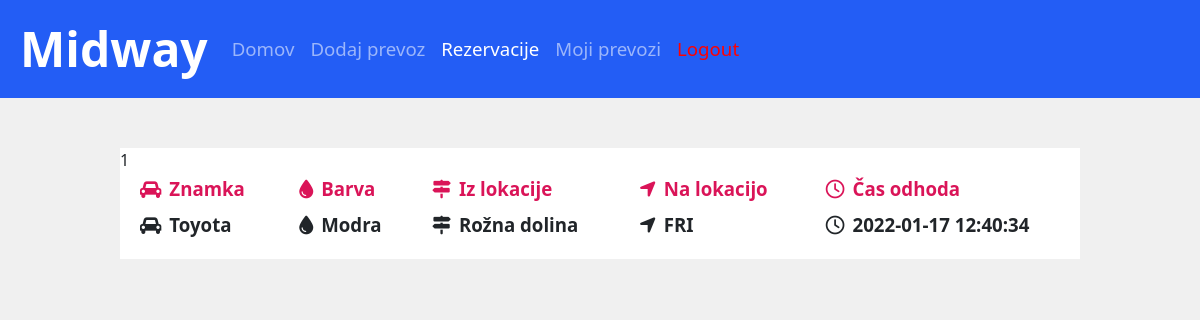
Page /rezervacije.php (signed in) on the earlier database version.
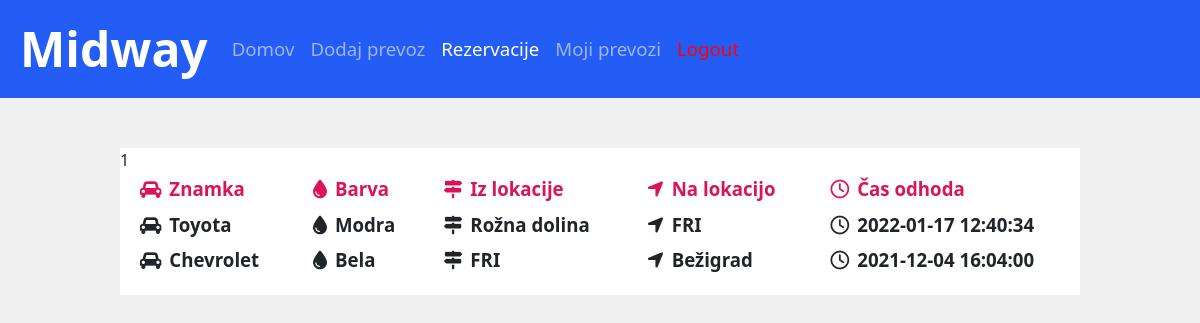
Same page on the later database version.
### tables this page shows
CREATE TABLE `rezervacije` (
  `idrezervacije` int(11) NOT NULL,
  `znamka` varchar(100) DEFAULT NULL,
  `barva` varchar(100) DEFAULT NULL,
  `iz` varchar(100) DEFAULT NULL,
  `v` varchar(100) DEFAULT NULL,
  `cas` datetime DEFAULT NULL,
  `uporabnik_uporabnikid` int(11) NOT NULL
);

### rezervacije.php (the view, shortened to what this page needs)
<!DOCTYPE html>
<html>
  	<head>
		<link href="https://cdn.jsdelivr.net/npm/bootstrap@5.1.3/dist/css/bootstrap.min.css" rel="stylesheet">
		<link rel="stylesheet" type="text/css" href="./style.css" />
		<link rel="stylesheet" href="https://cdnjs.cloudflare.com/ajax/libs/font-awesome/4.7.0/css/font-awesome.min.css">
  	</head>
  	<body>
  	<nav class="navbar navbar-expand-lg navbar-dark bg-dark">
		<a class="navbar-brand">Midway</a>
		<div class="collapse navbar-collapse" id="navbarNavAltMarkup">
			<div class="navbar-nav">
			<a class="nav-item nav-link" href="index.php">Domov</a>
			<a class="nav-item nav-link" href="prevoz.php">Dodaj prevoz</a>
			<a class="nav-item nav-link active" href="rezervacije.php">Rezervacije</a>
			<a class="nav-item nav-link" href="mojiprevozi.php">Moji prevozi</a>
			<a class="nav-item nav-link" href="index.php?logout='1'" style="color:red">Logout</a>
			</div>
		</div>
	</nav>
	<div class="okoliTabele" style="overflow-x: auto;">
  		<div class="table">
	  		<?php
				$servername = "localhost";
				$username = "root";
				$password = "";
				try {
				$conn = new PDO("mysql:host=$servername;dbname=mydb", $username, $password);
				$conn->setAttribute(PDO::ATTR_ERRMODE, PDO::ERRMODE_EXCEPTION);
				$ime=$_SESSION['username'];
                $sql = "SELECT uporabnikid FROM uporabnik WHERE username='$ime' LIMIT 1";
                $stmt = $conn->prepare($sql);
				$stmt->execute();
                $result = $stmt->setFetchMode(PDO::FETCH_ASSOC);
                $uporabnikIzpis=$result;
				echo $uporabnikIzpis;
				$sql = "SELECT idrezervacije, znamka, barva, iz, v, cas, uporabnik_uporabnikid FROM rezervacije WHERE uporabnik_uporabnikid=$uporabnikIzpis";
				$stmt = $conn->prepare($sql);
				$stmt->execute();
				echo "<div class='row'>
						<div class='cell intr'><i class='fa fa-car'></i>Znamka</div>
                        <div class='cell intr'><i class='fas fa-tint'></i>Barva</div>
						<div class='cell intr'><i class='fas fa-map-signs'></i>Iz lokacije</div>
						<div class='cell intr'><i class='fas fa-location-arrow'></i>Na lokacijo</div>
						<div class='cell intr'><i class='fa fa-clock-o'></i>Čas odhoda</div>
					  </div>";
				foreach($stmt->fetchAll() as $k=>$v) {
					echo "<div class='row'>";
					$vv = implode(";",$v);
					$vv = explode(";",$vv);
					$znamka=$vv[1];
                    $barva=$vv[2];
					$iz=$vv[3];
					$kam=$vv[4];
					$cas=$vv[5];
					$pot = "<div class='cell'><i class='fa fa-car'></i>".$znamka."</div><div class='cell'><i class='fas fa-tint'></i>".$barva."</div><div class='cell'><i class='fas fa-map-signs'></i>".$iz."</div><div class='cell'><i class='fas fa-location-arrow'></i>".$kam."</div><div class='cell'><i class='fa fa-clock-o'></i>".$cas."</div>";
					echo $pot;
					echo "</div>";
				}
				} catch(PDOException $e) {
				echo "Connection failed: " . $e->getMessage();
				}
	  		?>
		</div>
	</div>
  	</body>
</html>

Differences in the rows shown:
added rezervacije: znamka "Chevrolet", barva "Bela", iz "FRI", v "Bežigrad", cas "2021-12-04 16:04:00"
